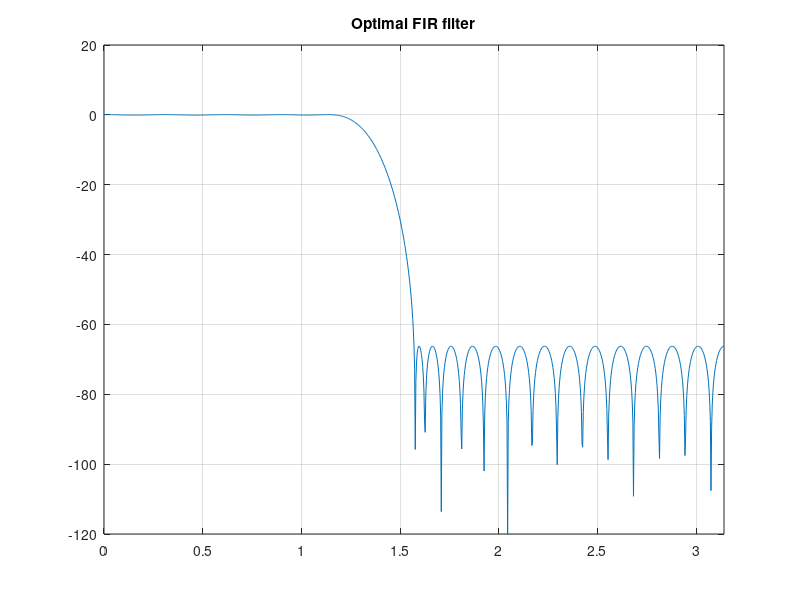

This figure's MATLAB source:
% LowPass filter design using Park-McClellan algorithm 
len = 47; % Length of FIR filter 
range_norm_cut_off = [0, 0.375, 0.5, 1];
						    % normalized cut off frequencies
f_response = [1, 1, 0, 0];	% gains at the cut off frequencies
wmatrix = [0.0032/0.0562, 1]; % weight matrix
h_optimal = firpm(len-1,range_norm_cut_off,f_response,wmatrix);
% Impulse response of the optimal LPF FIR filter
w = 0:0.001*pi:pi;			% discrete frequencies for spectrum
H_optimal = freqz(h_optimal,1,w);% transfer function
plot(w,20*log10(abs(H_optimal)));% magnitude spectrum
axis([0 pi -120 20]);		% set axis
title('Optimal FIR filter');
grid on